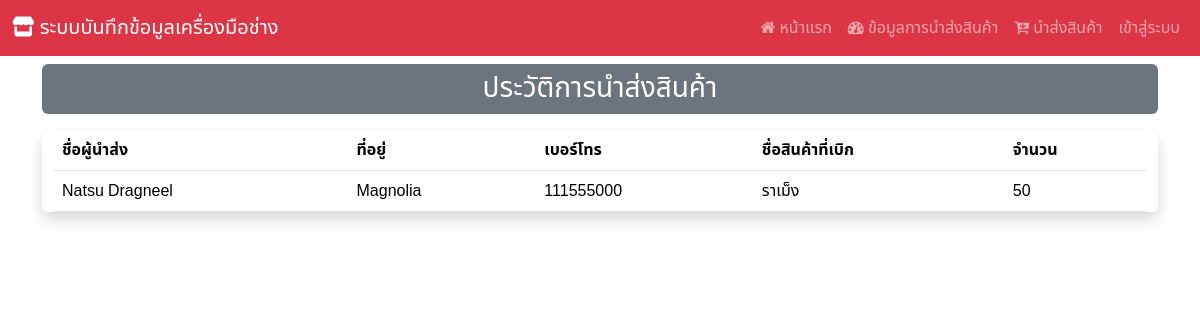
The page /report on the database as committed earlier.
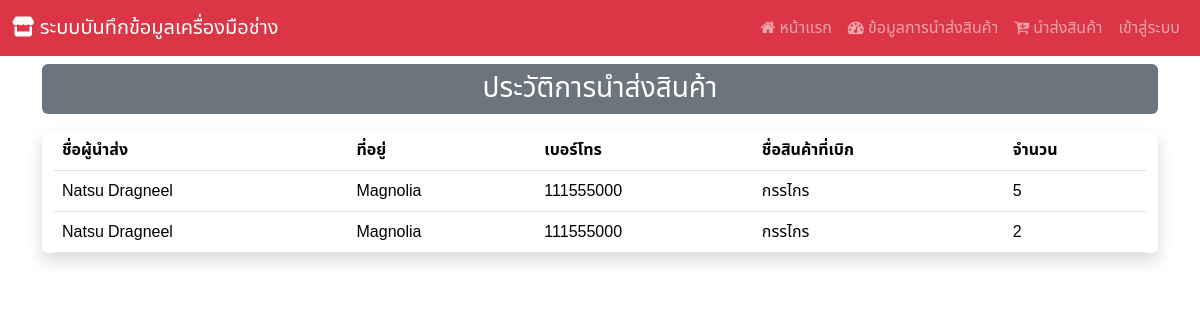
The same page on the database as committed later.
### Hospital_app/models.py (models this page shows, shortened)
class report_buy(models.Model):
    report_id = models.AutoField(primary_key=True)
    username = models.CharField(max_length=255)
    address = models.CharField(max_length=255)
    tal = models.CharField(max_length=255)
    product_name = models.CharField(max_length=255)
    product_qty = models.IntegerField()

### Hospital_app/views.py (the view)
# urls.py: path('report', views.report_a,),
def report_a(request):
    show_report = report_buy.objects.all()
    context  = {"report" : show_report}
    return render(request,'report_a.html',context)

### Hospital_app/templates/report_a.html
{% extends "base.html" %}
{% block content %}
<div class="mt-2 p-2 bg-secondary text-center text-white rounded h3">
    ประวัติการนำส่งสินค้า
</div>
<div class="container-fluid my-3 justify-content-center align-items-center shadow rounded">
    <table class="table table-responsive">
        <thead>
            <tr>
                <th>ชื่อผู้นำส่ง</th>
                <th>ที่อยู่</th>
                <th>เบอร์โทร</th>
                <th>ชื่อสินค้าที่เบิก</th>
                <th>จำนวน</th>
            </tr>
        </thead>
        <tbody>
            {% for i in report %}
                <tr>
                    <td>{{ i.username }}</td>
                    <td>{{ i.address }}</td>
                    <td>{{ i.tal }}</td>
                    <td>{{ i.product_name }}</td>
                    <td>{{ i.product_qty }}</td>
                </tr>
            {% endfor %}
        </tbody>
    </table>
</div>
{% endblock %}

Rows that differ between the two databases and show on the page:
removed report_buy: username "Natsu Dragneel", address "Magnolia", tal "111555000", product_name "ราเม็ง", product_qty "50"
added report_buy: username "Natsu Dragneel", address "Magnolia", tal "111555000", product_name "กรรไกร", product_qty "5"
added report_buy: username "Natsu Dragneel", address "Magnolia", tal "111555000", product_name "กรรไกร", product_qty "2"
